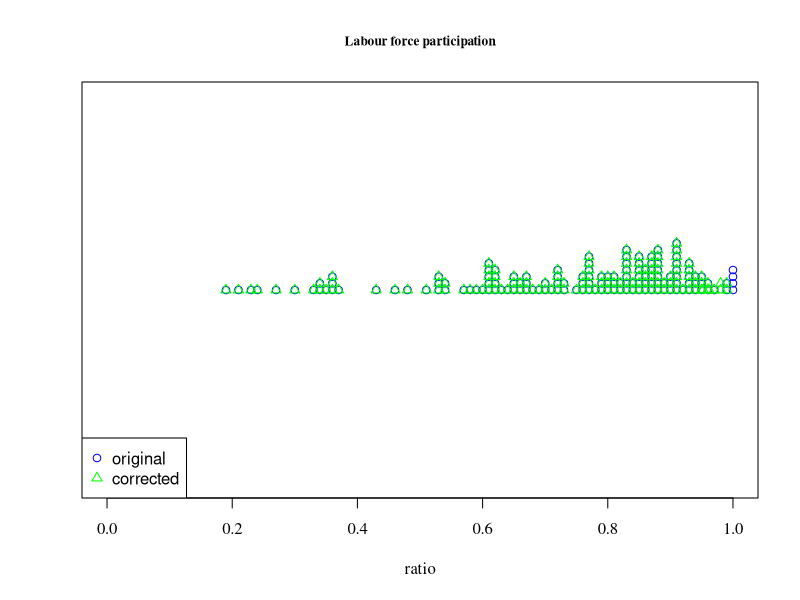
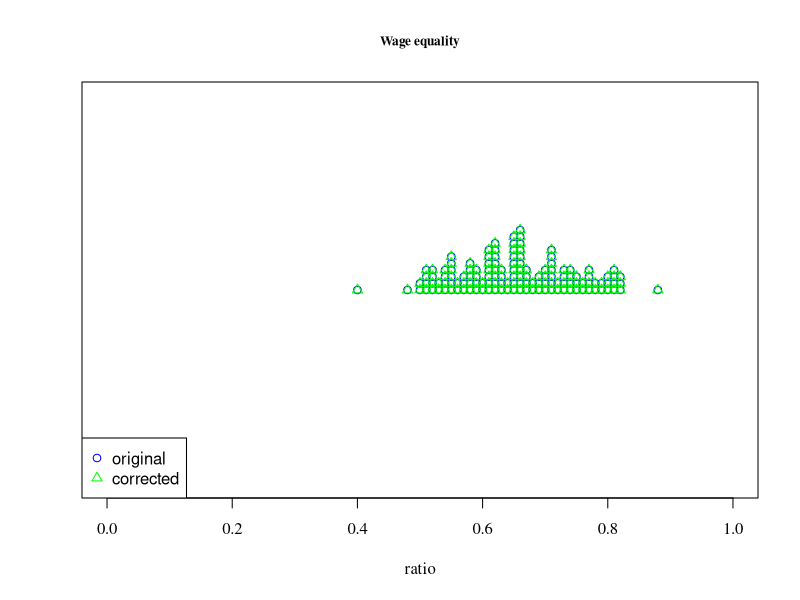
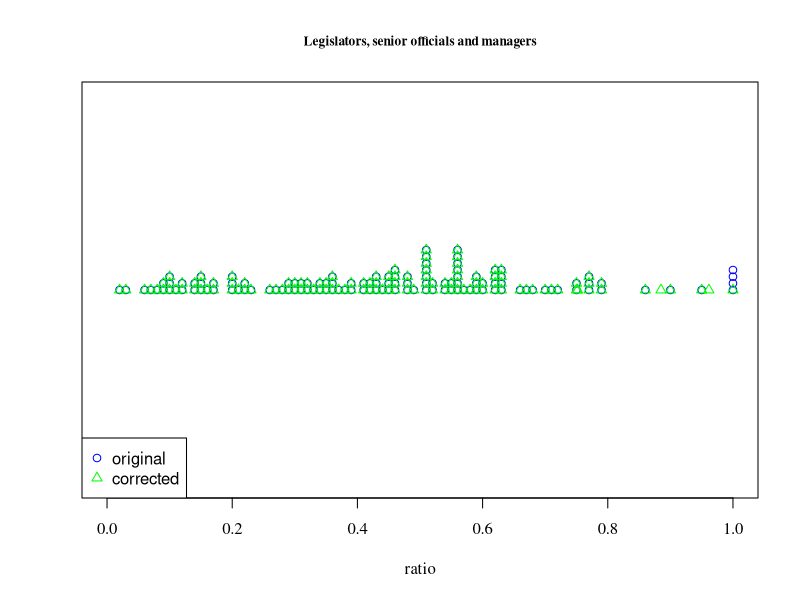
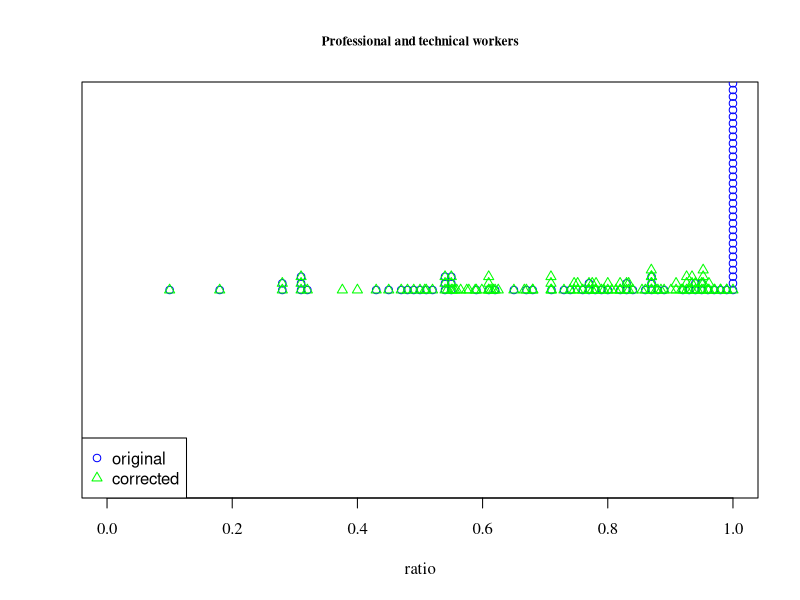
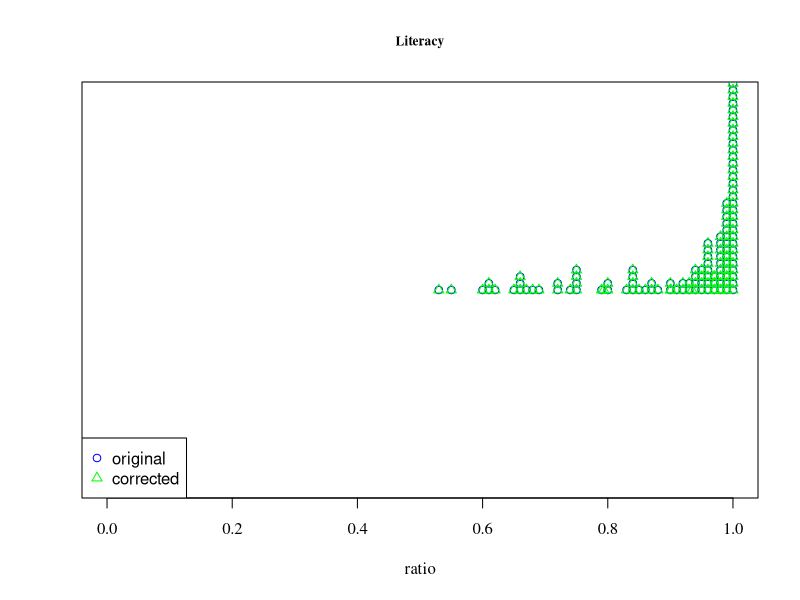
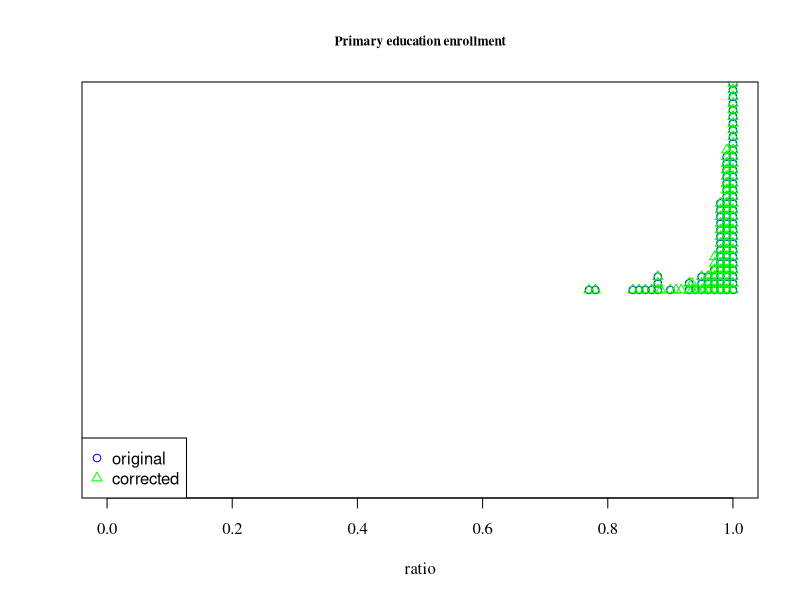
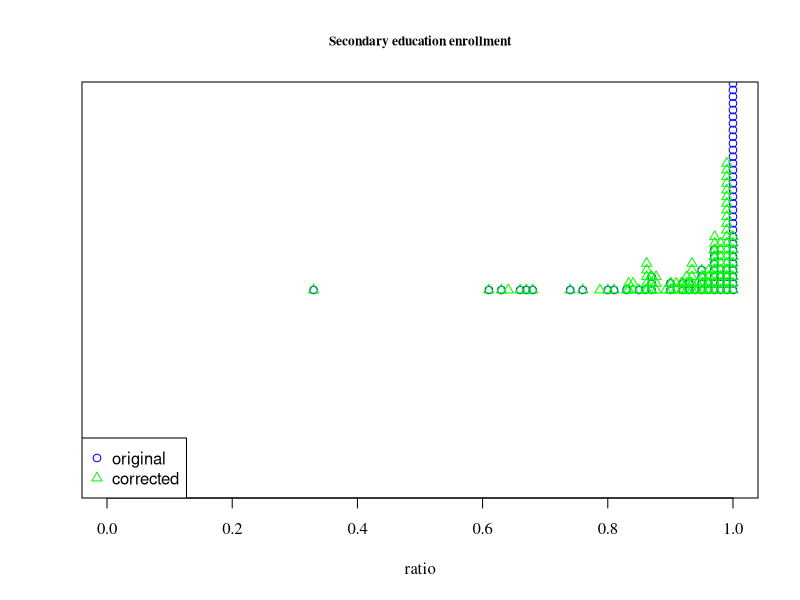
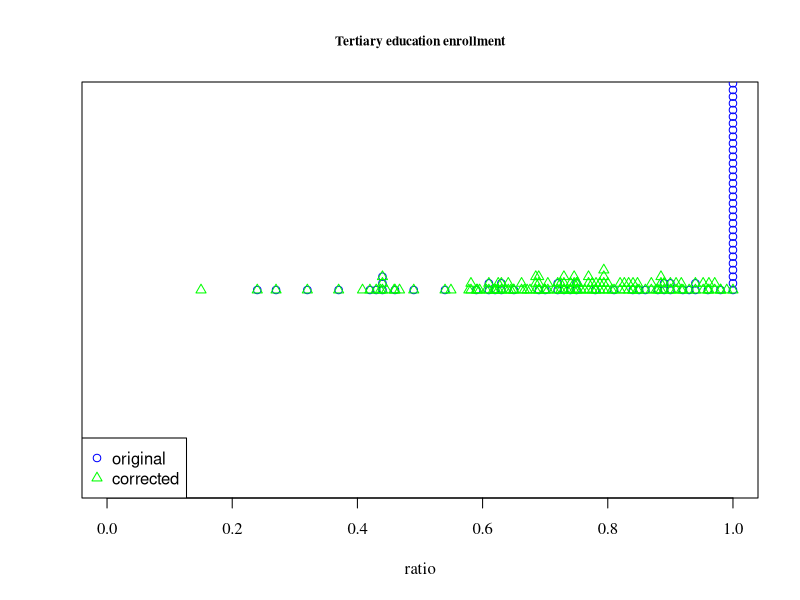

R code for these plots, in order:
## ---- chunk 1
library(knitr)

linechart <- function(origData, correctedData, chartLabel) {
  frame()
  stripchart(origData, method = "stack",# jitter = 0.1, offset = 1/3,
             vertical = FALSE, add = FALSE,
             at = NULL, xlim = c(0,1), ylim = NULL,
             main = chartLabel, family = "serif", ylab = "", xlab = "ratio",
             log = "", cex.main = 0.8, col="blue", pch=1)
  stripchart(correctedData, method = "stack",# jitter = 0.1, offset = 1/3,
             vertical = FALSE, add = TRUE,
             at = NULL, xlim = c(0,1), ylim = NULL,
             ylab = "", xlab = "",
             log = "", cex.main = 0.8,  col="green", pch=2)
  legend("bottomleft", legend = c("original", "corrected"), col=c("blue", "green"), pch=c(1,2))
}

addMoreInfoColumns <- function(dataFrame) {
  dataFrame$cRank <- rank(-dataFrame$cRatio, na.last = TRUE, ties.method = "min")
  dataFrame$change <- ifelse(dataFrame$cRank <= dataFrame$rank,
                             ifelse(dataFrame$cRank < dataFrame$rank,
                                    sprintf("↑%d", dataFrame$rank - dataFrame$cRank),
                                    "="),
                             sprintf("↓%d", dataFrame$cRank - dataFrame$rank))
  dataFrame <- dataFrame[order(dataFrame$cRank, na.last = TRUE), , drop = FALSE]
  return(dataFrame)
}

printTable <- function(dataFrame) {
  kable(dataFrame, digits = 2, row.names = FALSE)
}

## ---- chunk 2
labForcePart <- read.csv2(file = "Labour-force-participation.csv",
                   sep = ",", quote = "\"", header = FALSE, dec = ".", na.strings = c("—"),
                   col.names = c("country", "female", "male", "FM", "FMT", "rank", "cRatio"))
labForcePart <- addMoreInfoColumns(labForcePart)

wageEq <- read.csv2(file = "Wage-equality-survey.csv",
                   sep = ",", quote = "\"", header = FALSE, dec = ".", na.strings = c("—"),
                   col.names = c("country", "survey data", "FM", "FMT", "rank", "cRatio"))
wageEq <- addMoreInfoColumns(wageEq)

estEarnedIncome <- read.csv2(file = "Estimated-earned-income.csv",
                   sep = ",", quote = "\"", header = FALSE, dec = ".", na.strings = c("—"),
                   col.names = c("country", "female", "male", "female cut-off", "male cut-off", "FMT", "rank"))

legSenMan <- read.csv2(file = "Legislators,-senior-officials-and-managers.csv",
                   sep = ",", quote = "\"", header = FALSE, dec = ".", na.strings = c("—"),
                   col.names = c("country", "female", "male", "FM", "FMT", "rank", "cRatio"))
legSenMan <- addMoreInfoColumns(legSenMan)

techWorkers <- read.csv2(file = "Professional-and-technical-workers.csv",
                   sep = ",", quote = "\"", header = FALSE, dec = ".", na.strings = c("—"),
                   col.names = c("country", "female", "male", "FM", "FMT", "rank", "cRatio"))
techWorkers <- addMoreInfoColumns(techWorkers)

## ---- chunk 3
printTable(labForcePart)
## ---- chunk 4
linechart(labForcePart$FMT, labForcePart$cRatio, "Labour force participation")
## ---- chunk 5
printTable(wageEq)
## ---- chunk 6
linechart(wageEq$FMT, wageEq$cRatio, "Wage equality")
## ---- chunk 7
printTable(estEarnedIncome)
## ---- chunk 8
printTable(legSenMan)
## ---- chunk 9
linechart(legSenMan$FMT, legSenMan$cRatio, "Legislators, senior officials and managers")
## ---- chunk 10
printTable(techWorkers)
## ---- chunk 11
linechart(techWorkers$FMT, techWorkers$cRatio, "Professional and technical workers")
## ---- chunk 12
primEd <- read.csv2(file = "Enrolment-in-primary-education.csv",
                   sep = ",", quote = "\"", header = FALSE, dec = ".", na.strings = c("—"),
                   col.names = c("country", "female", "male", "FM", "FMT", "rank", "cRatio"))
primEd <- addMoreInfoColumns(primEd)

secEd <- read.csv2(file = "Enrolment-in-secondary-education.csv",
                   sep = ",", quote = "\"", header = FALSE, dec = ".", na.strings = c("—"),
                   col.names = c("country", "female", "male", "FM", "FMT", "rank", "cRatio"))
secEd <- addMoreInfoColumns(secEd)

terEd <- read.csv2(file = "Enrolment-in-tertiary-education.csv",
                   sep = ",", quote = "\"", header = FALSE, dec = ".", na.strings = c("—"),
                   col.names = c("country", "female", "male", "FM", "FMT", "rank", "cRatio"))
terEd <- addMoreInfoColumns(terEd)

literacy <- read.csv2(file = "Literacy-rate.csv",
                   sep = ",", quote = "\"", header = FALSE, dec = ".", na.strings = c("—"),
                   col.names = c("country", "female", "male", "FM", "FMT", "rank", "cRatio"))
literacy <- addMoreInfoColumns(literacy)

## ---- chunk 13
printTable(literacy)
## ---- chunk 14
linechart(literacy$FMT, literacy$cRatio, "Literacy")
## ---- chunk 15
printTable(primEd)
## ---- chunk 16
linechart(primEd$FMT, primEd$cRatio, "Primary education enrollment")
## ---- chunk 17
printTable(secEd)
## ---- chunk 18
linechart(secEd$FMT, secEd$cRatio, "Secondary education enrollment")
## ---- chunk 19
printTable(terEd)
## ---- chunk 20
linechart(terEd$FMT, terEd$cRatio, "Tertiary education enrollment")
## ---- chunk 21
birthRatio <- read.csv2(file = "Sex-ratio-at-birth.csv",
                   sep = ",", quote = "\"", header = FALSE, dec = ".", na.strings = c("—"),
                   col.names = c("country", "female", "male", "FMT", "rank"))

healthyLife <- read.csv2(file = "Healthy-life-expectancy.csv",
                   sep = ",", quote = "\"", header = FALSE, dec = ".", na.strings = c("—"),
                   col.names = c("country", "female", "male", "FM", "FMT", "rank", "cRatio"))
healthyLife <- addMoreInfoColumns(healthyLife)
## ---- chunk 22
printTable(birthRatio)
## ---- chunk 23
linechart(birthRatio$FMT, birthRatio$FMT, "Sex ratio at birth")
## ---- chunk 24
printTable(healthyLife)
## ---- chunk 25
linechart(healthyLife$FMT, healthyLife$cRatio, "Sex ratio at birth")
## ---- chunk 26
womenInParliament <- read.csv2(file = "Women-in-parliament.csv",
                   sep = ",", quote = "\"", header = FALSE, dec = ".", na.strings = c("—"),
                   col.names = c("country", "female", "male", "FM", "FMT", "rank", "cRatio"))
womenInParliament <- addMoreInfoColumns(womenInParliament)

womenMinisters <- read.csv2(file = "Women-in-ministerial-positions.csv",
                   sep = ",", quote = "\"", header = FALSE, dec = ".", na.strings = c("—"),
                   col.names = c("country", "female", "male", "FM", "FMT", "rank", "cRatio"))
womenMinisters <- addMoreInfoColumns(womenMinisters)

femaleHeadOfState <- read.csv2(file = "Years-with-female-head-of-state.csv",
                   sep = ",", quote = "\"", header = FALSE, dec = ".", na.strings = c("—"),
                   col.names = c("country", "female", "male", "FM", "FMT", "rank", "cRatio"))
femaleHeadOfState <- addMoreInfoColumns(femaleHeadOfState)
## ---- chunk 27
printTable(womenInParliament)
## ---- chunk 28
linechart(womenInParliament$FMT, womenInParliament$cRatio, "Women in parliament")
## ---- chunk 29
printTable(womenMinisters)
## ---- chunk 30
linechart(womenMinisters$FMT, womenMinisters$cRatio, "Women in ministerial positions")
## ---- chunk 31
printTable(femaleHeadOfState)
## ---- chunk 32
linechart(femaleHeadOfState$FMT, femaleHeadOfState$cRatio, "Years with female head of state")
